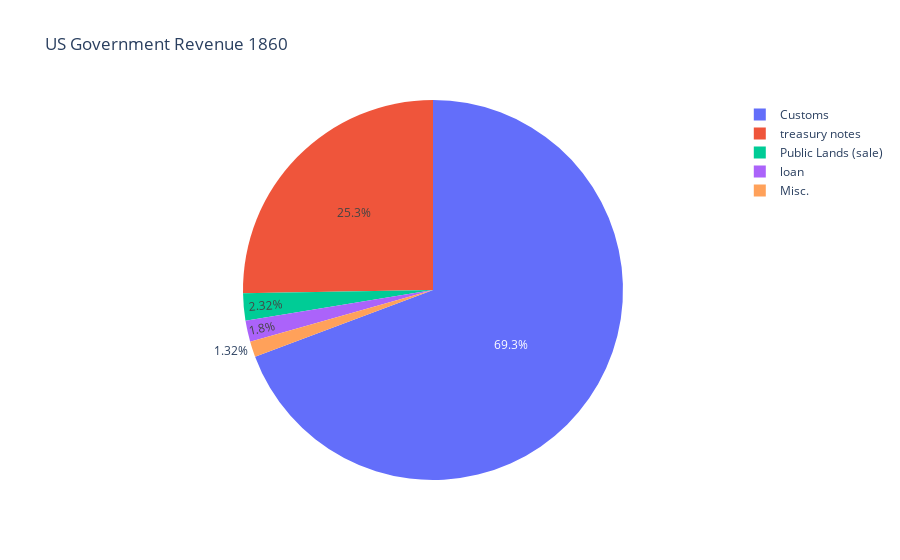

Notebook code for this chart:
### Code cell
# Drawing a pie chart for the Revenue
fig = px.pie(budget_data.loc[0:4], values='Total', names='year_1860', title='US Government Revenue 1860')
fig.show()

### Figure 1 — Plotly figure (JSON) as saved in the notebook; plotly's stock layout.template omitted (floating-point values rounded to 4 significant figures)
{"data": [{"domain": {"x": [0, 1], "y": [0, 1]}, "hovertemplate": "year_1860=%{label}<br>Total=%{value}<extra></extra>", "labels": ["Customs", "Public Lands (sale)", "Misc. ", "treasury notes", "loan"], "legendgroup": "", "name": "", "showlegend": true, "type": "pie", "values": [53187509, 1778555, 1010762, 19395200, 1380000]}], "layout": {"legend": {"tracegroupgap": 0}, "title": {"text": "US Government Revenue 1860"}}}
